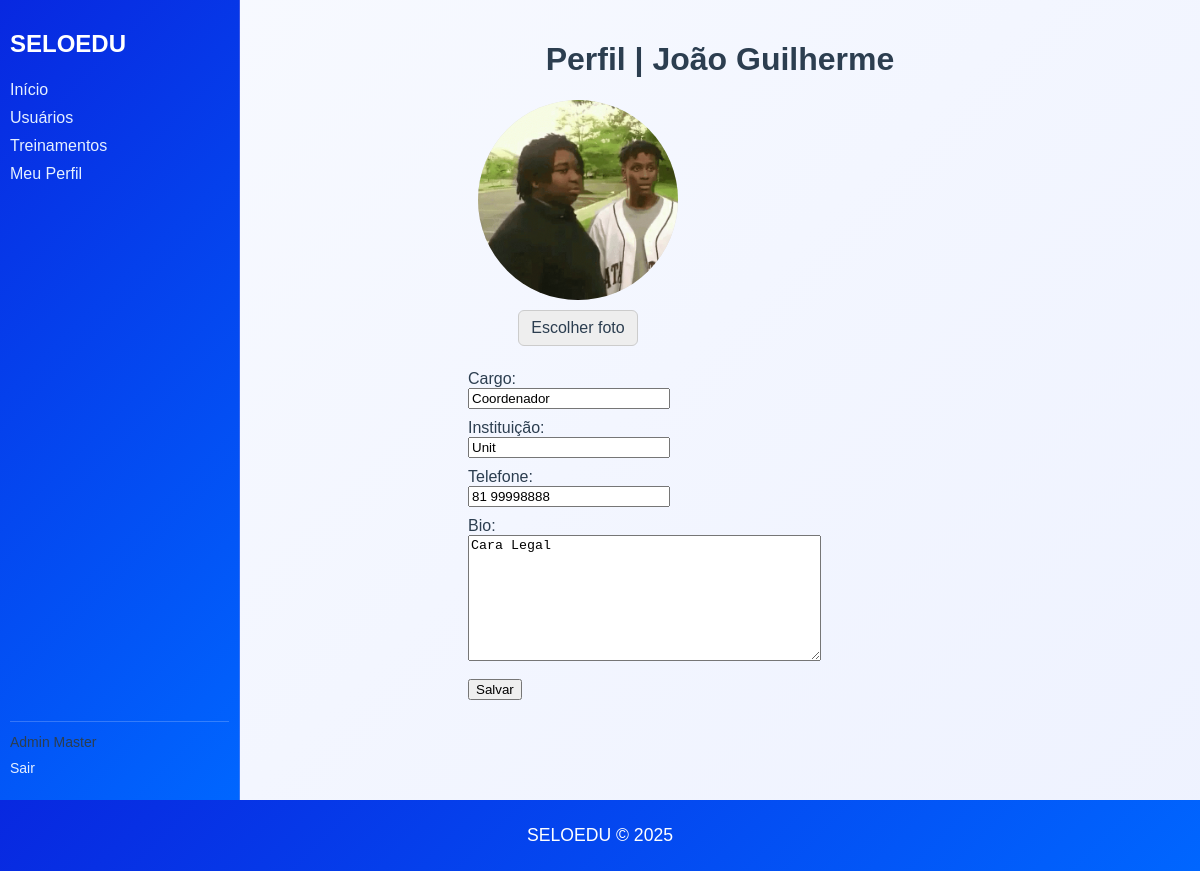
Screenshot of /users/profile/4 (signed in) with the database file from the repository.
### models/users.py (models this page shows, shortened)
class User(UserMixin, db.Model):
	__tablename__ = 'users'
	id = db.Column(db.Integer, primary_key=True)
	nome = db.Column(db.String(120), nullable=False)
	email = db.Column(db.String(150), unique=True, nullable=False)
	password_hash = db.Column(db.String(256), nullable=True)
	role = db.Column(db.String(50), default='user')
	ativo = db.Column(db.Boolean, default=True)
	profile = db.relationship(
		'Profile',
		uselist=False,
		back_populates='user',
		cascade='all, delete-orphan',
		passive_deletes=True
	)

### models/profile.py (models this page shows)
class Profile(db.Model):
    __tablename__ = 'profiles'
    id = db.Column(db.Integer, primary_key=True)
    user_id = db.Column(
        db.Integer,
        db.ForeignKey('users.id', ondelete='CASCADE'),
        nullable=False,
        unique=True
    )
    telefone = db.Column(db.String(20))
    instituicao = db.Column(db.String(100))
    cargo = db.Column(db.String(100))
    foto = db.Column(db.String(255))
    bio = db.Column(db.Text)
    user = db.relationship('User', back_populates='profile')

### views/profile.py (the view, shortened to what this page needs)
@login_required
def profile(user_id=None):
    target_user_id = current_user.id
    if user_id is not None and user_id != current_user.id:
        if current_user.role != 'master':
            flash('Acesso negado. Apenas usuários master podem editar perfis de terceiros.', 'danger')
            return redirect(url_for('users.show', user_id=user_id))
        target_user_id = user_id
    subject_user = User.query.get_or_404(target_user_id)
    profile = Profile.query.filter_by(user_id=target_user_id).first()
    return render_template('users/profile.html', profile=profile, subject_user=subject_user)

### models/users.py (called while the page is built)
@login_manager.user_loader
def load_user(user_id):
	try:
		return User.query.get(int(user_id))
	except Exception:
		return None

### templates/users/profile.html (shortened to what this page needs)
{% extends "base.html" %}
{% block content %}
<h1>Perfil | {{ (subject_user.nome if subject_user and subject_user.nome else (current_user.nome if current_user and current_user.nome else '')) }}</h1>
<form method="post" action="{{ url_for('users.profile') }}" enctype="multipart/form-data">
  <div style="display:flex; gap:24px; align-items:flex-start; flex-wrap:wrap;">
    <div style="display:flex; flex-direction:column; align-items:center; gap:10px; min-width:220px;">
      <div id="photo-box"
           style="width:200px; height:200px; border-radius:50%; overflow:hidden; background:#ddd; display:flex; align-items:center; justify-content:center; cursor:pointer;"
           title="Clique para alterar a foto">
        {% if profile and profile.foto %}
          <img id="current-photo" src="{{ url_for('static', filename='uploads/' ~ profile.foto) }}"
               alt="Foto atual" style="width:200px; height:200px; object-fit:cover; display:block;">
        {% endif %}
      </div>
      <div>
        <label for="foto" style="display:inline-block; padding:8px 12px; background:#eee; border:1px solid #ccc; border-radius:6px; cursor:pointer;">
          Escolher foto
        </label>
      </div>
    </div>
    <div style="flex:1 1 420px; min-width:260px;">
      <div style="margin-bottom:10px;">
        <label for="cargo">Cargo:</label><br>
        <input type="text" id="cargo" name="cargo" value="{{ profile.cargo or '' }}" style="width:40%; box-sizing:border-box;">
      </div>
      <div style="margin-bottom:10px;">
        <label for="instituicao">Instituição:</label><br>
        <input type="text" id="instituicao" name="instituicao" value="{{ profile.instituicao or '' }}" style="width:40%; box-sizing:border-box;">
      </div>
      <div style="margin-bottom:10px;">
        <label for="telefone">Telefone:</label><br>
        {% if form %}
          {{ form.telefone(class="form-control", style="width:40%; box-sizing:border-box;") }}
        {% else %}
          <input type="text" id="telefone" name="telefone" maxlength="11" value="{{ profile.telefone or '' }}" style="width:40%; box-sizing:border-box;">
        {% endif %}
      </div>
      <div style="margin-top:6px;">
        <label for="bio">Bio:</label><br>
        {% if form %}
          {{ form.bio(class="form-control", rows=5, style="width:70%; box-sizing:border-box;") }}
        {% else %}
          <textarea id="bio" name="bio" rows="8" style="width:70%; box-sizing:border-box;">{{ profile.bio or '' }}</textarea>
        {% endif %}
      </div>
      <div style="margin-top:14px;">
        <button type="submit" class="btn btn-primary">Salvar</button>
      </div>
    </div>
  </div>
</form>
{% endblock %}

### templates/base.html (shortened to what this page needs)
<!DOCTYPE html>
<html lang="pt-BR">
<head>
    <link rel="stylesheet" href="{{ url_for('static', filename='custom.css') }}">
</head>
<body>
    <div class="layout" id="app-layout">
        {% if current_user.is_authenticated %}
        <aside id="sidebar">
            <div style="display:flex; align-items:center; justify-content:flex-start; margin-bottom:8px;">
                <h2>SELOEDU</h2>
            </div>
            <nav>
                <ul>
                    <li><a href="{{ url_for('users.dashboard') }}">Início</a></li>
                    <li><a href="{{ url_for('users.index') }}">Usuários</a></li>
                    <li><a href="{{ url_for('treinamento.listar') }}">Treinamentos</a></li>
                    <li><a href="{{ url_for('users.profile') }}">Meu Perfil</a></li>
                </ul>
            </nav>
            <div class="sidebar-footer">
                <p>{{ current_user.nome }}</p>
                <ul>
                    <li><a href="{{ url_for('auth.logout') }}">Sair</a></li>
                </ul>
            </div>
        </aside>
        {% endif %}
        <main>
            {% block content %}{% endblock %}
        </main>
    </div>
    <footer>
        <p>SELOEDU © 2025</p>
    </footer>
</body>
</html>

### Static/custom.css (style rules this page uses)
body { font-family: 'Arial', sans-serif; background: linear-gradient(135deg, #f8faff 0%, #eef2ff 100%); margin: 0; padding: 0; color: #2c3e50; display: flex; flex-direction: column; min-height: 100vh; }
main { flex: 1; padding: 20px; display: flex; flex-direction: column; align-items: center; }
footer { background: linear-gradient(135deg, #0828e0 0%, #0066ff 100%); color: white; text-align: center; padding: 25px; margin-top: auto; width: 100%; box-sizing: border-box; font-weight: 500; }
footer p { margin: 0; font-size: 1.1em; }
.layout { display: grid; grid-template-columns: 240px 1fr; min-height: 100vh; }
aside { background: linear-gradient(135deg, #0828e0 0%, #0066ff 100%); padding: 10px; display: flex; flex-direction: column; justify-content: flex-start; border-right: 1px solid rgba(255,255,255,0.2); }
aside h2 { margin-bottom: 5px; text-align: left; color: #ffffff; }
aside nav ul { list-style: none; padding: 0; margin: 0; }
aside nav li { margin: 10px 0; }
aside nav a { text-decoration: none; color: #e6f0ff; font-weight: 500; }
.sidebar-footer { border-top: 1px solid rgba(255,255,255,0.2); padding-top: 10px; font-size: 14px; margin-top: auto; }
.sidebar-footer p { margin: 2px 0; }
.sidebar-footer ul { list-style: none; padding: 0; margin-top: 10px; }
.sidebar-footer li { margin: 6px 0; }
.sidebar-footer a { text-decoration: none; color: #e6f0ff; }
main { padding: 20px; }

### rows the page displays
User: nome "Admin Master"
User: nome "João Guilherme"
Profile: foto (picture), cargo "Coordenador", instituicao "Unit", telefone "81 99998888", bio "Cara Legal"
